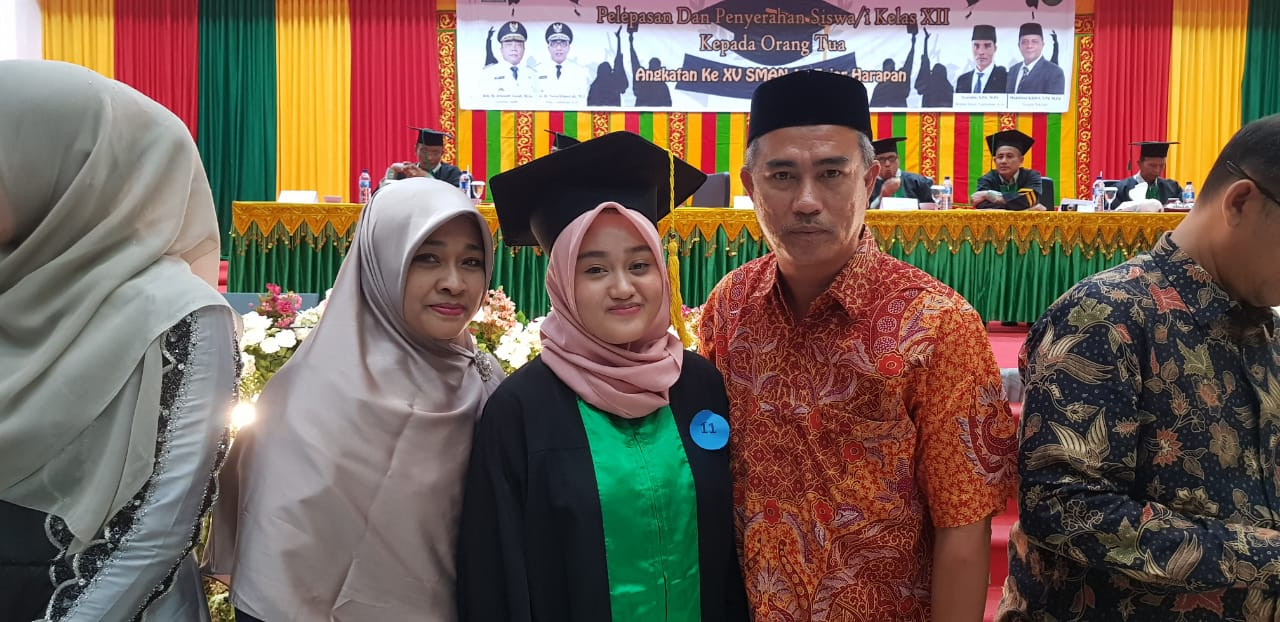
#> input picture gambar/foto-1.jpg, 1280 x 622 px, given in place of the camera
$ jupyter execute tugas-1.ipynb
#> lines starting #> are read from the running program, lines starting #| are printed output that depends on the picture
[cell 1]
#Berikut ini adalah code untuk menampilkan video live stream dari kamera
#framenya diperkecil menjadi setengahnya
#untuk menutup frame, klik key 'q'

import cv2

cap = cv2.VideoCapture(0)

# Check if the webcam is opened correctly
if not cap.isOpened():
    raise IOError("Cannot open webcam")

while True:
    ret, frame = cap.read()
#> frame is the input picture: shape (622, 1280, 3); mean B, G, R 82.9, 96, 116.9
    frame = cv2.resize(frame, None, fx=0.5, fy=0.5, interpolation=cv2.INTER_AREA)
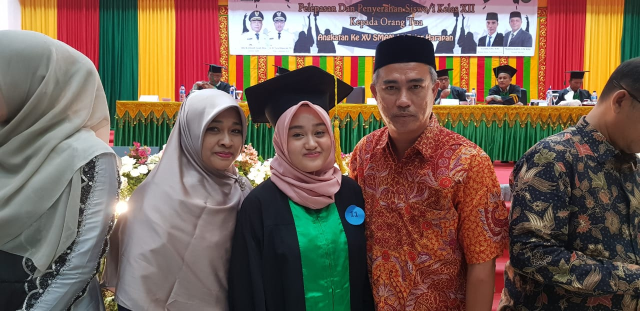
#> frame: shape (311, 640, 3); mean B, G, R 83.1, 96.1, 117
    cv2.imshow('Input', frame)

    if cv2.waitKey(1) & 0xff == ord('q'):
#> (key q is pressed here)
        break
cap.release()
cv2.destroyAllWindows()

[cell 2]
#Berikut ini merupakan code yang menampilkan video live stream dari kamera
#kemudian anda dapat menggunakan mouse input dan membuat persegi di mana
#gambar pada persegi akan diubah menjadi citra negatif

import cv2
import numpy as np

def draw_rectangle(event, x, y, flags, params):
    global x_init, y_init, drawing, top_left_pt, bottom_right_pt

    if event == cv2.EVENT_LBUTTONDOWN:
        drawing = True
        x_init, y_init = x, y
    elif event == cv2.EVENT_MOUSEMOVE:
        if drawing:
            top_left_pt = (min(x_init, x), min(y_init, y))
            bottom_right_pt = (max(x_init, x), max(y_init, y))
            img[y_init:y, x_init:x] = 255 - img[y_init:y, x_init:x] #proses mengubah jadi negatif
    elif event == cv2.EVENT_LBUTTONUP:
        drawing = False
        top_left_pt = (min(x_init, x), min(y_init, y))
        bottom_right_pt = (max(x_init, x), max(y_init, y))
        img[y_init:y, x_init:x] = 255 - img[y_init:y, x_init:x] #proses mengubah jadi negatif

if __name__=='__main__':
    drawing = False
    top_left_pt, bottom_right_pt = (-1,-1), (-1,-1)

    cap = cv2.VideoCapture(0)

    # Check if the webcam is opened correctly
    if not cap.isOpened():
        raise IOError("Cannot open webcam")

    cv2.namedWindow('Webcam')
    cv2.setMouseCallback('Webcam', draw_rectangle)

    while True:
        ret, frame = cap.read()
        img = cv2.resize(frame, None, fx=0.5, fy=0.5, interpolation=cv2.INTER_AREA)

        (x0,y0), (x1,y1) = top_left_pt, bottom_right_pt
        img[y0:y1, x0:x1] = 255 - img[y0:y1, x0:x1]

        cv2.imshow('Webcam', img)

        if cv2.waitKey(1) & 0xff == ord('q'):
#> (key q is pressed here)
            break
    cap.release()
    cv2.destroyAllWindows()

[cell 3]
#Tugasnya
#Silakan anda bereksperimen dengan bagian persegi yang dipilih pada video live stream dari camera
#Jika pada contoh bagian persegi diubah menjadi negatif,
#maka pada tugas ini, anda bisa berkreasi, seperti mengubah warna, apply filter seperti blur,
#gaussianblur, medianblur, atau menampilkan efek lainnya

#atau anda bisa berkreasi pada keseluruhan gambar dengan menambah facemask, kumis,
#telinga kucing atau lainnya

import numpy as np
import cv2

face_cascade = cv2.CascadeClassifier('./cascades/haarcascade_frontalface_default.xml')
specs_ori = cv2.imread('./foto/kacamata.jpg', -1)
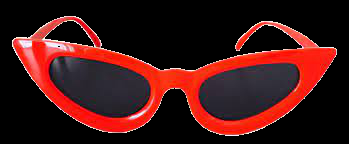
#> input picture kacamata.jpg, 349 x 144 px, found by its file name
#> specs_ori is the input picture: shape (144, 349, 4); mean B, G, R, A 20.3, 21.6, 65.5, 96.1
cap = cv2.VideoCapture(0) #webcame video
# cap = cv2.VideoCapture('jj.mp4') #any Video file also
cap.set(cv2.CAP_PROP_FPS, 30)

def transparentOverlay(src, overlay, pos=(0, 0), scale=1):
    overlay = cv2.resize(overlay, (0, 0), fx=scale, fy=scale)
    h, w, _ = overlay.shape  # Size of foreground
    rows, cols, _ = src.shape  # Size of background Image
    y, x = pos[0], pos[1]  # Position of foreground/overlay image
    # loop over all pixels and apply the blending equation
    for i in range(h):
        for j in range(w):
            if x + i >= rows or y + j >= cols:
                continue
            alpha = float(overlay[i][j][3] / 255.0)  # read the alpha channel
            src[x + i][y + j] = alpha * overlay[i][j][:3] + (1 - alpha) * src[x + i][y + j]
    return src
while 1:
    ret, img = cap.read()
    gray = cv2.cvtColor(img, cv2.COLOR_BGR2GRAY)
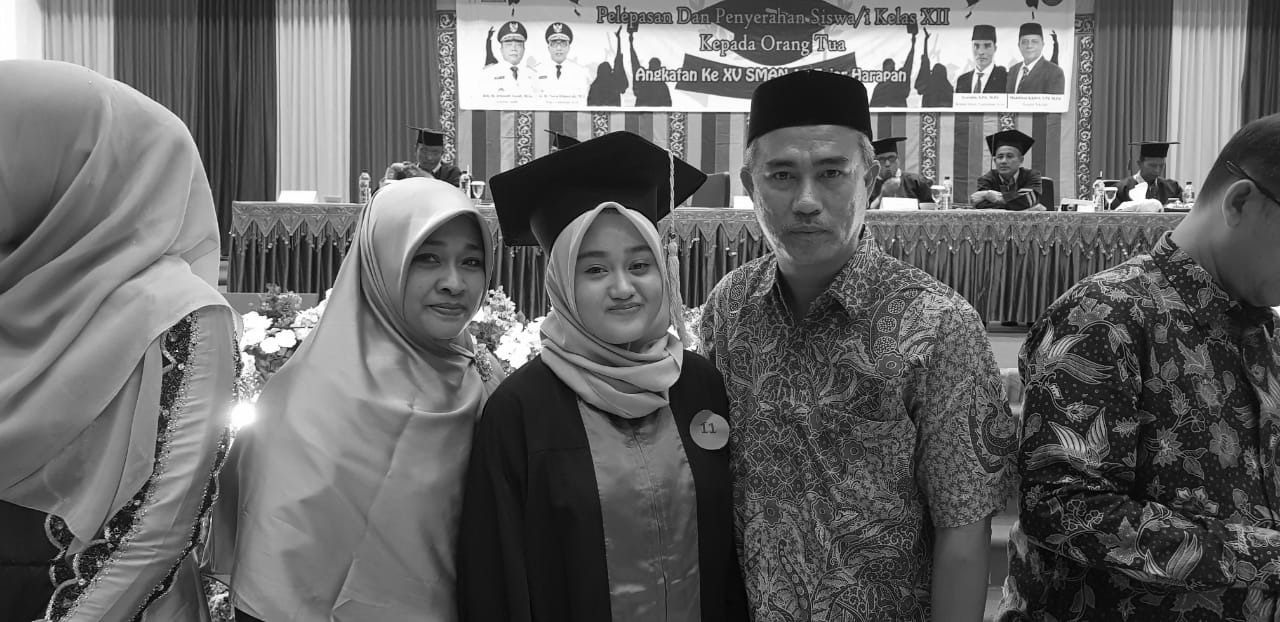
#> gray: shape (622, 1280); min 0, max 255, mean 100.8
    faces=face_cascade.detectMultiScale(img, 1.2, 5, 0, (120, 120), (350, 350))
#> faces = [[736, 122, 141, 141], [552, 212, 140, 140]]
    for (x, y, w, h) in faces:
        if h > 0 and w > 0:
            glass_symin = int(y + 1.5 * h / 5)
            glass_symax = int(y + 2.5 * h / 5)
            sh_glass = glass_symax - glass_symin
            face_glass_roi_color = img[glass_symin:glass_symax, x:x+w]
            specs = cv2.resize(specs_ori, (w, sh_glass),interpolation=cv2.INTER_AREA)
            transparentOverlay(face_glass_roi_color,specs)
#> this loop made 2 passes
#> (glass_symin, glass_symax, sh_glass, rows in transparentOverlay) on passes 1 to 2: (164, 192, 28, 28), (254, 282, 28, 28)
#> pass 1, `face_glass_roi_color = img[glass_symin:glass_symax, x:x+w]`:
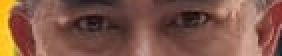
#> face_glass_roi_color: shape (28, 141, 3) (shown 2 times larger); mean B, G, R 72.5, 86.9, 127.7
#> pass 1, `specs = cv2.resize(specs_ori, (w, sh_glass),interpolation=cv2.INTER_AR..`:
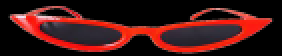
#> specs: shape (28, 141, 4) (shown 2 times larger); mean B, G, R, A 20.3, 21.6, 65.5, 96.1
#> pass 2, `face_glass_roi_color = img[glass_symin:glass_symax, x:x+w]`:
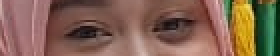
#> face_glass_roi_color: shape (28, 140, 3) (shown 2 times larger); mean B, G, R 81.1, 98.8, 130.5
#> pass 2, `specs = cv2.resize(specs_ori, (w, sh_glass),interpolation=cv2.INTER_AR..`:
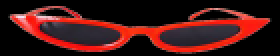
#> specs: shape (28, 140, 4) (shown 2 times larger); mean B, G, R, A 20.3, 21.6, 65.5, 96.1
#> after the loop:
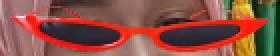
#> face_glass_roi_color: shape (28, 140, 3) (shown 2 times larger); mean B, G, R 67.9, 80.2, 137.5
    cv2.imshow('Thugs Life', img)
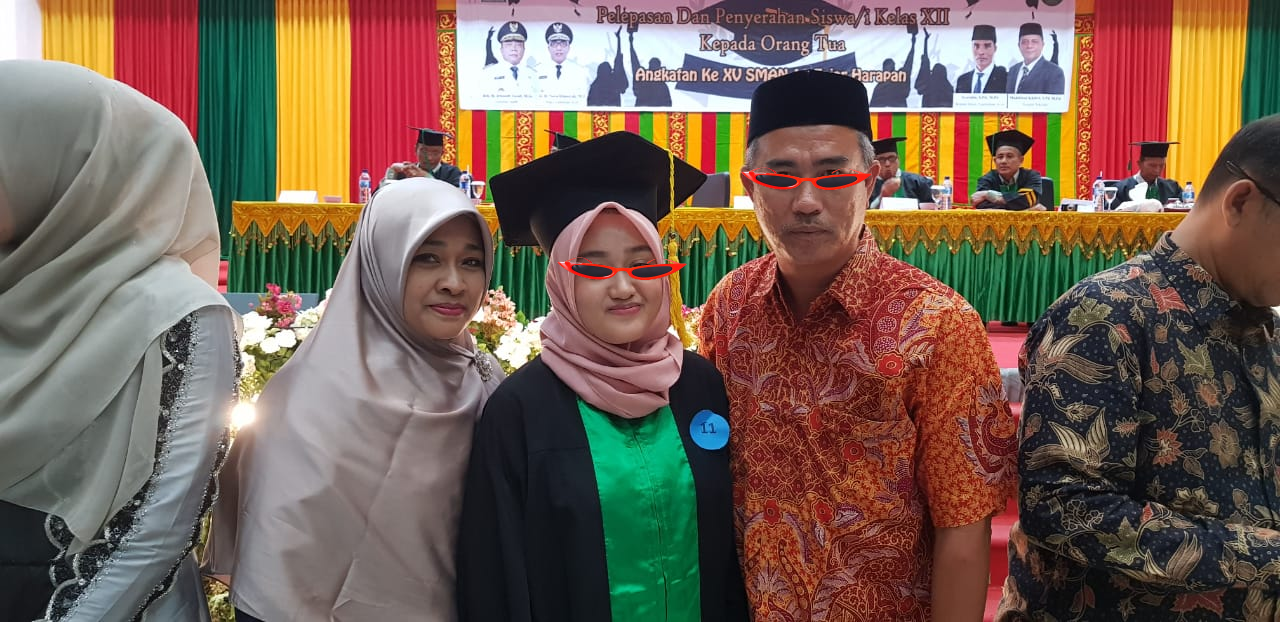
#> window 'Thugs Life': shape (622, 1280, 3); mean B, G, R 82.8, 95.8, 117
    k = cv2.waitKey(30) & 0xff
#> (key q is pressed here)
    if k == 27:
        cv2.imwrite('img.jpg', img)
        break
cap.release()
cv2.destroyAllWindows()
